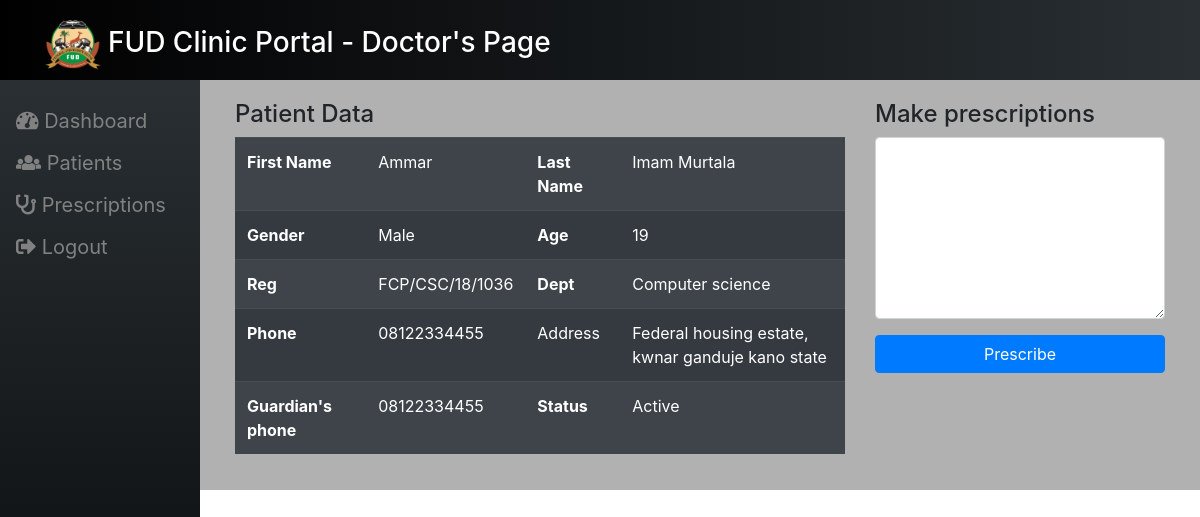
/make_preb.php?data_id=4 (signed in), run on the app's committed database.
### tables this page shows
CREATE TABLE `users` (
  `id` int(11) NOT NULL,
  `fname` varchar(100) NOT NULL,
  `lname` varchar(100) NOT NULL,
  `regno` varchar(100) NOT NULL,
  `gender` varchar(100) NOT NULL,
  `age` varchar(200) NOT NULL,
  `phone` varchar(100) NOT NULL,
  `address` varchar(200) NOT NULL,
  `parent_phone` varchar(100) NOT NULL,
  `dept` varchar(100) NOT NULL
);

### make_preb.php (the view, shortened to what this page needs)
<?php
include_once('connect_db.php');
if(isset($_GET['data_id'])){
	$data = $_GET['data_id'];
	$sql = "SELECT * FROM `users` WHERE `id` = '$data'";
	$run = $con->query($sql);
	$row = $run->fetch_assoc();
}
?>
<!DOCTYPE html>
<html>
<head>
	<?php require 'incs/header.php'; ?>
</head>
<body>
<?php require 'incs/doctor_data.php'; ?>
<div class="main_body">
	<div class="container">
		<div class="row">
			<div class="col-md-8">
				<h4>Patient Data</h4>
				<table class="table table-striped table-dark">
					<tr>
						<th>First Name</th>
						<td><?php echo $row['fname'] ?></td>
						<th>Last Name</th>
						<td><?php echo $row['lname'] ?></td>
					</tr>
					<tr>
						<th>Gender</th>
						<td><?php echo $row['gender'] ?></td>
						<th>Age</th>
						<td><?php echo $row['age'] ?></td>
					</tr>
					<tr>
						<th>Reg</th>
						<td><?php echo $row['regno'] ?></td>
						<th>Dept</th>
						<td><?php echo $row['dept'] ?></td>
					</tr>
					<tr>
						<th>Phone</th>
						<td><?php echo $row['phone'] ?></td>
						<td>Address</td>
						<td><?php echo $row['address'] ?></td>
					</tr>
					<tr>
						<th>Guardian's phone</th>
						<td><?php echo $row['parent_phone'] ?></td>
						<th>Status</th>
						<td>Active</td>
					</tr>
				</table>
			</div>
			<div class="col-md-4">
				<h4>Make prescriptions</h4>
				<form action="make_preb.php" method = "POST">
					<div class="form-group">
						<textarea class="form-control" rows="7" name="prebs"></textarea>
					</div>
					<div class="form-group">
						<button type="submit" name="submit" class="btn btn-primary btn-block ">Prescribe</button>
					</div>
				</form>
			</div>
		</div>
	</div>
</div>
</body>
</html>

### incs/header.php (style rules this page uses)
.main_body { margin-left: 200px; }

### make_preb.php (style rules this page uses)
.main_body { background: #b1b1b1; padding: 20px; }

### data on the page
users: fname "Ammar", lname "Imam Murtala", gender "Male", age "19", regno "FCP/CSC/18/1036", dept "Computer science", phone "08122334455", address "Federal housing estate, kwnar ganduje kano state", parent_phone "08122334455"
